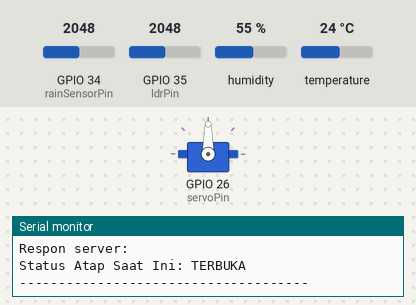
The sketch below on a simulated ESP32. Shown: servo, the last lines printed to the serial monitor. The test bench sets the inputs (shaded band); at power-on: GPIO 34 (rainSensorPin) = 2048, GPIO 35 (ldrPin) = 2048, humidity 55 %, temperature 24 °C. WiFi joins after 1.5 s; servers stay silent unless stated; uploads are accepted with an empty reply.

Above: at 2.7 s.
2.8 s: GPIO 34 (rainSensorPin) set to 1031
8.6 s: GPIO 34 (rainSensorPin) set to 956
At 14.4 s:
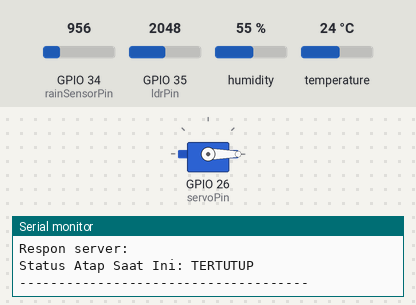
14.7 s: GPIO 34 (rainSensorPin) set to 1040
At 24.18 s:
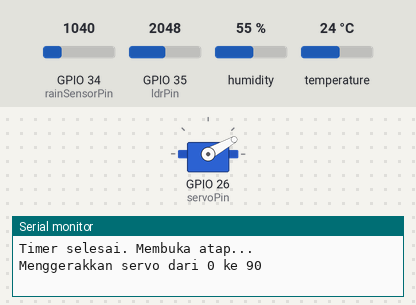
25.2 s: GPIO 34 (rainSensorPin) set to 960
At 30.74 s:
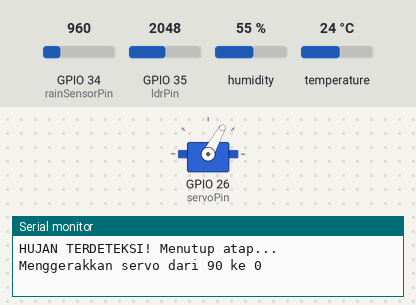
33.1 s: GPIO 34 (rainSensorPin) set to 1228
At 42.82 s:
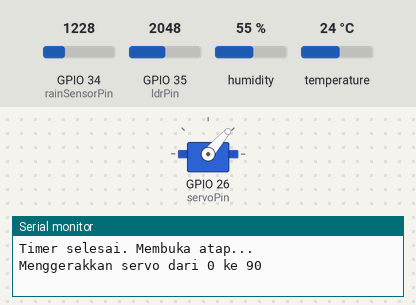
Timing chart, 0 to 44.6 s (numbered marks = the images above; inputs shaded):
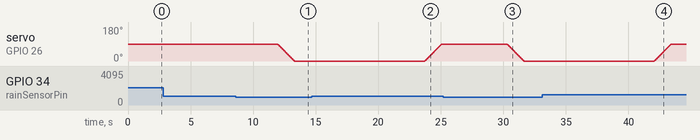

Measured:
- the behaviour switches between 1000 and 999 on GPIO 34 (rainSensorPin) (found by bisection; images 0 and 1)
- after the input at 8.6 s, servo on GPIO 26 (servoPin): moves from 90° to 0° over 1.3 s, starting after 3.4 s
- after the input at 14.7 s, servo on GPIO 26 (servoPin): moves from 0° to 90° over 1.3 s, starting after 9.0 s
- after the input at 25.2 s, servo on GPIO 26 (servoPin): moves from 90° to 0° over 1.3 s, starting after 5.1 s
- after the input at 33.1 s, servo on GPIO 26 (servoPin): moves from 0° to 90° over 1.3 s, starting after 9.0 s

The sketch:

agroshield.ino
```cpp
// --- Library yang Dibutuhkan ---
#include <WiFi.h>
#include <HTTPClient.h>
#include <ESP32Servo.h>
#include "DHT.h"

// --- Konfigurasi Jaringan ---
const char* ssid = "Brie's Phone";      // NAMA WIFI
const char* password = "aaAAaaAA";    // PASSWORD WIFI
const char* serverName = "http://192.168.233.217:8080/api/sensor"; // IP KOMPUTER

// --- PIN DEFINISI ---
const int rainSensorPin = 34;  // Pin sensor hujan
const int ldrPin = 35;         // Pin sensor cahaya (LDR)
#define DHTPIN 5               // Pin DATA sensor DHT22
#define DHTTYPE DHT22

Servo myServo;
int servoPin = 26;

DHT dht(DHTPIN, DHTTYPE);

// --- PENGATURAN AMBANG BATAS (THRESHOLD) SENSOR ---
// PENTING: Kalibrasi nilai ini dengan melihat output di Serial Monitor!
const int rainThreshold = 1000;
const int lightVeryBrightThreshold = 500;
const float tempVeryHotThreshold = 35.0;

// --- PENGATURAN POSISI SERVO ---
const int posisiTutup = 0;
const int posisiBuka = 90;

// --- PENGATURAN WAKTU & DEBOUNCE ---
const unsigned long openDelay = 5000;       // Jeda 5 detik setelah hujan berhenti
const unsigned long debounceDelay = 1000;

// --- VARIABEL GLOBAL ---
bool rainDetected = false;
bool lightDetected = false; // Variabel ini tetap ada untuk dikirim ke web, tapi tidak untuk kontrol servo
bool atapTertutup = false;
unsigned long waktuHujanBerhenti = 0;
int currentServoPos = posisiBuka;

// --- FUNGSI UNTUK MENGGERAKKAN SERVO DENGAN HALUS ---
void moveServoSmooth(int fromPos, int toPos) {
  Serial.print("Menggerakkan servo dari ");
  Serial.print(fromPos);
  Serial.print(" ke ");
  Serial.println(toPos);

  int step = (fromPos < toPos) ? 1 : -1;

  for (int pos = fromPos; pos != toPos; pos += step) {
    myServo.write(pos);
    delay(15);
  }

  myServo.write(toPos);
  currentServoPos = toPos;
}

void setup() {
  Serial.begin(115200);
  dht.begin();
  myServo.attach(servoPin);
  myServo.write(posisiBuka);

  Serial.print("Menghubungkan ke WiFi: ");
  Serial.println(ssid);
  WiFi.begin(ssid, password);
  while (WiFi.status() != WL_CONNECTED) {
    delay(500);
    Serial.print(".");
  }
  Serial.println("\nWiFi Terhubung!");
  Serial.print("Alamat IP ESP32: ");
  Serial.println(WiFi.localIP());

  Serial.println("Sistem AgroShield dimulai...");
}

void loop() {
  // === BACA SEMUA NILAI SENSOR ===
  int rainValue = analogRead(rainSensorPin);
  int ldrValue = analogRead(ldrPin);
  float temperature = dht.readTemperature();
  float humidity = dht.readHumidity();

  if (isnan(temperature) || isnan(humidity)) {
    Serial.println("Gagal membaca sensor DHT!");
    delay(2000);
    return;
  }

  // Cetak nilai untuk debugging
  Serial.print("Rain ADC: "); Serial.print(rainValue);
  Serial.print(" | LDR ADC: "); Serial.print(ldrValue);
  Serial.print(" | Temp: "); Serial.print(temperature);
  Serial.print("°C | Humidity: "); Serial.print(humidity);
  Serial.println("%");

  // === LOGIKA DETEKSI KONDISI (HUJAN & CERAH) ===
  rainDetected = (rainValue < rainThreshold);
  lightDetected = (ldrValue < lightVeryBrightThreshold);

  // ==========================================================
  // === LOGIKA KONTROL ATAP (SERVO) - TELAH DIPERBARUI ===
  // ==========================================================
  // Kondisi 1: Jika terdeteksi hujan
  if (rainDetected) {
    if (!atapTertutup) {
      Serial.println("HUJAN TERDETEKSI! Menutup atap...");
      moveServoSmooth(currentServoPos, posisiTutup);
      atapTertutup = true;
    }
    waktuHujanBerhenti = 0; // Reset timer karena masih hujan
  }
  // Kondisi 2: Jika TIDAK hujan
  else {
    // Dan jika atap saat ini sedang tertutup
    if (atapTertutup) {
      // Mulai timer jika baru pertama kali terdeteksi tidak hujan
      if (waktuHujanBerhenti == 0) {
        waktuHujanBerhenti = millis();
        Serial.println("Hujan berhenti. Memulai timer untuk membuka atap...");
      }

      // PERUBAHAN: Kondisi pengecekan cahaya (&& lightDetected) DIHAPUS.
      // Atap akan terbuka setelah jeda 5 detik, tidak peduli kondisi cahaya.
      if (millis() - waktuHujanBerhenti >= openDelay) {
        Serial.println("Timer selesai. Membuka atap...");
        moveServoSmooth(currentServoPos, posisiBuka);
        atapTertutup = false;
        waktuHujanBerhenti = 0; // Reset timer setelah atap terbuka
      }
    }
  }
  // ==========================================================
  // === AKHIR DARI LOGIKA KONTROL ATAP ===
  // ==========================================================


  // === PENGIRIMAN DATA KE SERVER WEB ===
  if (WiFi.status() == WL_CONNECTED) {
    HTTPClient http;

    String postData = "suhu=" + String(temperature) +
                      "&kelembapan=" + String(humidity) +
                      "&cahaya=" + String(ldrValue) +
                      "&status_hujan=" + String(rainDetected ? 1 : 0);

    http.begin(serverName);
    http.addHeader("Content-Type", "application/x-www-form-urlencoded");
    int httpResponseCode = http.POST(postData);

    if (httpResponseCode > 0) {
      String response = http.getString();
      Serial.println("HTTP Response code: " + String(httpResponseCode));
      Serial.println("Respon server: " + response);
    } else {
      Serial.print("Gagal mengirim data, error code: ");
      Serial.println(httpResponseCode);
    }

    http.end();
  } else {
    Serial.println("Koneksi WiFi terputus.");
  }

  Serial.print("Status Atap Saat Ini: ");
  Serial.println(atapTertutup ? "TERTUTUP" : "TERBUKA");
  Serial.println("-------------------------------------");

  delay(5000); // Jeda 5 detik sebelum loop berikutnya
}
```
